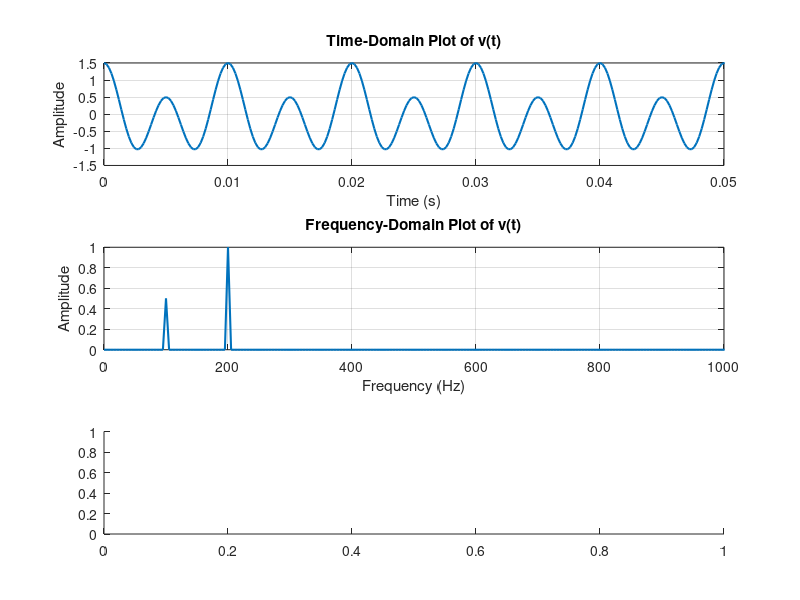

MATLAB code for this plot: (Note: this script raises an error after producing the figure.)
% MATLAB script to plot v(t) and its FFT

% Define the time vector
Fs = 5000; % Sampling frequency (Hz)
T = 1 / Fs; % Sampling period (s)
L = 1000; % Number of samples
t = (0:L-1) * T; % Time vector from 0 to (L-1)*T

% Define the function
v_t = 0.5 * cos(200 * pi * t) + 1.0 * cos(400 * pi * t);

% carrier to modulate on
f_c = 2000; % carrier frequency [Hz]
v_ct = 10 * cos(f_c * 2*pi * t);

V_mt = v_ct .* v_t;

% Plot the time-domain signal
figure;
subplot(3, 1, 1); % Create a subplot for time-domain plot
plot(t, v_t, 'LineWidth', 1.5);
grid on;
xlabel('Time (s)');
ylabel('Amplitude');
title('Time-Domain Plot of v(t)');
xlim([0, 0.05]); % Zoom in on the first 10 ms for better visibility

% Compute the FFT
V_f = fft(v_t); % Compute FFT
P2 = abs(V_f / L); % Two-sided spectrum
P1 = P2(1:L/2+1); % Single-sided spectrum
P1(2:end-1) = 2 * P1(2:end-1); % Scale the amplitude
f = Fs * (0:(L/2)) / L; % Frequency vector

% Plot the frequency-domain signal
subplot(3, 1, 2); % Create a subplot for frequency-domain plot
plot(f, P1, 'LineWidth', 1.5);
grid on;
xlabel('Frequency (Hz)');
ylabel('Amplitude');
title('Frequency-Domain Plot of v(t)');
xlim([0, 1000]); % Limit frequency axis to 0-1000 Hz

subplot(3, 1, 3); % Create a subplot for frequency-domain plot
plot(t, v_mt, 'LineWidth', 1.5);
grid on;
xlabel('Time (s)');
ylabel('Amplitude');
title('Time-Domain Plot of v_modulated(t)');
xlim([0, 0.05]); % Zoom in on the first 10 ms for better visibility

